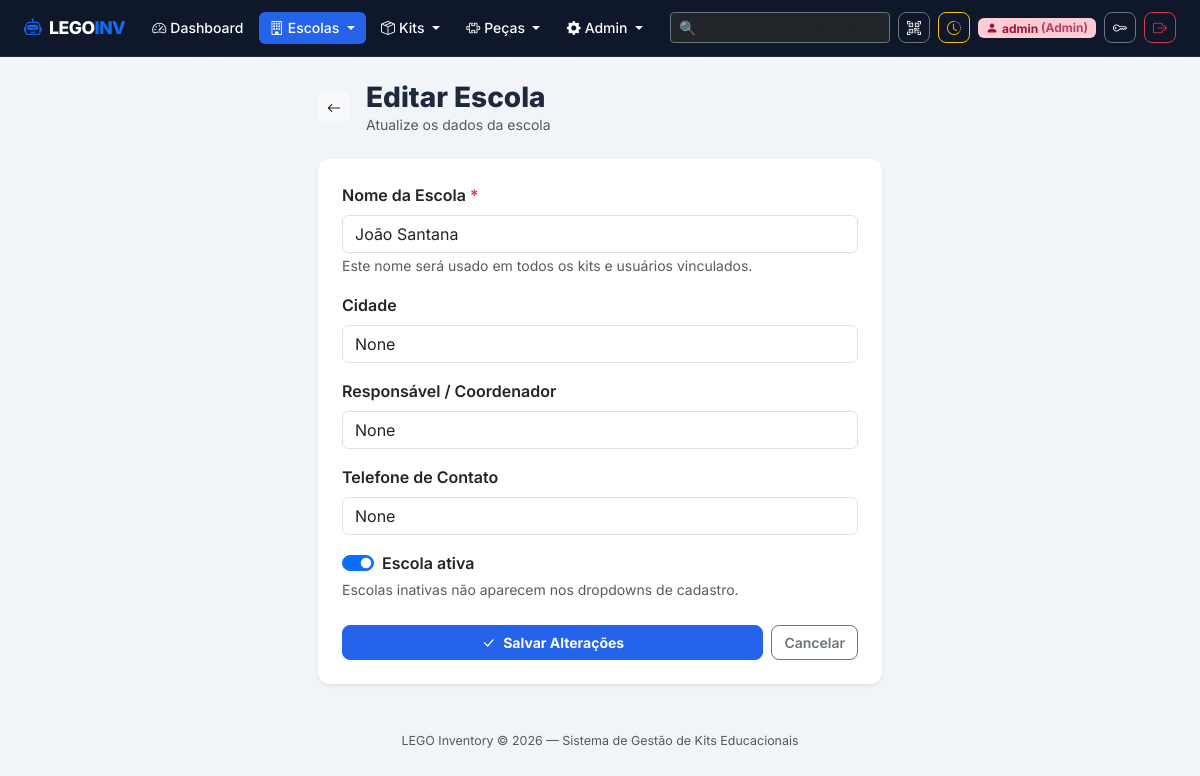
/admin/escola/1/editar (signed in), run on the app's committed database.
### app.py (models this page shows, shortened)
class Escola(db.Model):
    __tablename__ = 'escolas'
    id = db.Column(db.Integer, primary_key=True)
    nome = db.Column(db.String(100), unique=True, nullable=False)
    cidade = db.Column(db.String(100))
    responsavel = db.Column(db.String(100))
    telefone = db.Column(db.String(30))
    ativo = db.Column(db.Boolean, default=True)
    criado_em = db.Column(db.DateTime, default=lambda: datetime.now(timezone.utc))

### app.py (the view, shortened to what this page needs)
@app.route('/admin/escola/<int:eid>/editar', methods=['GET', 'POST'])
@login_required(roles='admin')
def editar_escola(eid):
    escola = Escola.query.get_or_404(eid)
    return render_template('admin/form_escola.html', escola=escola)

### app.py (called while the page is built)
@app.context_processor
def inject_globals():
    return {'now': datetime.now()}

def usuario_atual():
    uid = session.get('user_id')
    return Usuario.query.get(uid) if uid else None

### templates/admin/form_escola.html (shortened to what this page needs)
{% extends 'base.html' %}
{% block content %}
<div class="row justify-content-center">
  <div class="col-md-8 col-lg-6">
    <div class="d-flex align-items-center mb-4 gap-3">
      <a href="{{ url_for('lista_escolas') }}" class="btn btn-light btn-sm">
        <i class="bi bi-arrow-left"></i>
      </a>
      <div>
        <h3 class="fw-800 mb-0">{% if escola %}Editar Escola{% else %}Nova Escola{% endif %}</h3>
        <p class="text-muted small mb-0">{% if escola %}Atualize os dados da escola{% else %}Cadastre uma nova unidade escolar{% endif %}</p>
      </div>
    </div>
    <div class="card border-0 shadow-sm p-4">
      <form method="POST" novalidate>
        <div class="mb-3">
          <label class="form-label fw-semibold">Nome da Escola <span class="text-danger">*</span></label>
          <input type="text" name="nome" class="form-control"
                 value="{{ escola.nome if escola else '' }}"
                 placeholder="Ex: EMEF Monteiro Lobato" required autofocus>
          <small class="text-muted">Este nome será usado em todos os kits e usuários vinculados.</small>
        </div>
        <div class="mb-3">
          <label class="form-label fw-semibold">Cidade</label>
          <input type="text" name="cidade" class="form-control"
                 value="{{ escola.cidade if escola else '' }}"
                 placeholder="Ex: São Paulo">
        </div>
        <div class="mb-3">
          <label class="form-label fw-semibold">Responsável / Coordenador</label>
          <input type="text" name="responsavel" class="form-control"
                 value="{{ escola.responsavel if escola else '' }}"
                 placeholder="Nome do responsável pelo laboratório">
        </div>
        <div class="mb-3">
          <label class="form-label fw-semibold">Telefone de Contato</label>
          <input type="text" name="telefone" class="form-control"
                 value="{{ escola.telefone if escola else '' }}"
                 placeholder="(11) 99999-9999">
        </div>
        {% if escola %}
        <div class="mb-4">
          <div class="form-check form-switch">
            <input class="form-check-input" type="checkbox" name="ativo" id="ativo"
                   {% if escola.ativo %}checked{% endif %}>
            <label class="form-check-label fw-semibold" for="ativo">Escola ativa</label>
          </div>
          <small class="text-muted">Escolas inativas não aparecem nos dropdowns de cadastro.</small>
        </div>
        {% endif %}
        <div class="d-flex gap-2">
          <button type="submit" class="btn btn-primary flex-grow-1 fw-bold">
            <i class="bi bi-check-lg me-2"></i>{% if escola %}Salvar Alterações{% else %}Cadastrar Escola{% endif %}
          </button>
          <a href="{{ url_for('lista_escolas') }}" class="btn btn-outline-secondary">Cancelar</a>
        </div>
      </form>
    </div>
  </div>
</div>
{% endblock %}

### templates/base.html (style rules this page uses)
:root { --primary: #2563EB; --primary-dark: #1d4ed8; --success: #10B981; --danger: #EF4444; --warning: #F59E0B; --bg: #F1F5F9; --card-bg: #ffffff; --text: #1E293B; --muted: #64748B; --border: #E2E8F0; }
body { font-family: 'Inter', sans-serif; background: var(--bg); color: var(--text); min-height: 100vh; }
.card { border-radius: 12px; border: 1px solid var(--border); box-shadow: 0 1px 3px rgba(0,0,0,0.06); transition: transform 0.2s, box-shadow 0.2s; background: var(--card-bg); }
.btn { border-radius: 8px; font-weight: 600; font-size: 0.875rem; }
.btn-primary { background: var(--primary); border-color: var(--primary); }
.fw-800 { font-weight: 800; }

### data on the page
Escola: nome "João Santana", cidade "None", responsavel "None", telefone "None", ativo "☑"

### other printed values
{{ session['username'] }} "admin"
{{ session['user_role']|capitalize }} "Admin"
